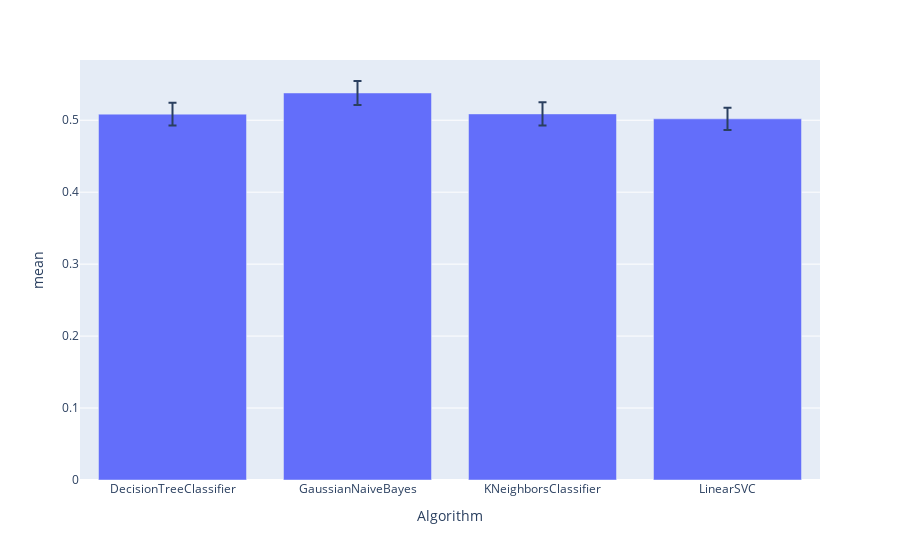

The notebook cell this image was saved under:
### Code cell
# create a bar graph showing the performance of each algorithm (along with the error)
graph = plt.bar(desc, x = "Algorithm", y = "mean", error_x = "sem", error_y = "sem")
graph.write_html("res/hypo_graph.html")
graph.show()

### Figure 1 — Plotly figure (JSON) as saved in the notebook; plotly's stock layout.template omitted (floating-point values rounded to 4 significant figures)
{"data": [{"alignmentgroup": "True", "error_x": {"array": [0.01578, 0.01665, 0.01607, 0.01554]}, "error_y": {"array": [0.01578, 0.01665, 0.01607, 0.01554]}, "hovertemplate": "Algorithm=%{x}<br>mean=%{y}<extra></extra>", "legendgroup": "", "marker": {"color": "#636efa"}, "name": "", "offsetgroup": "", "orientation": "v", "showlegend": false, "textposition": "auto", "type": "bar", "x": ["DecisionTreeClassifier", "GaussianNaiveBayes", "KNeighborsClassifier", "LinearSVC"], "xaxis": "x", "y": [0.5085, 0.5379, 0.5088, 0.5019], "yaxis": "y"}], "layout": {"barmode": "relative", "legend": {"tracegroupgap": 0}, "margin": {"t": 60}, "xaxis": {"anchor": "y", "domain": [0, 1], "title": {"text": "Algorithm"}}, "yaxis": {"anchor": "x", "domain": [0, 1], "title": {"text": "mean"}}}}
